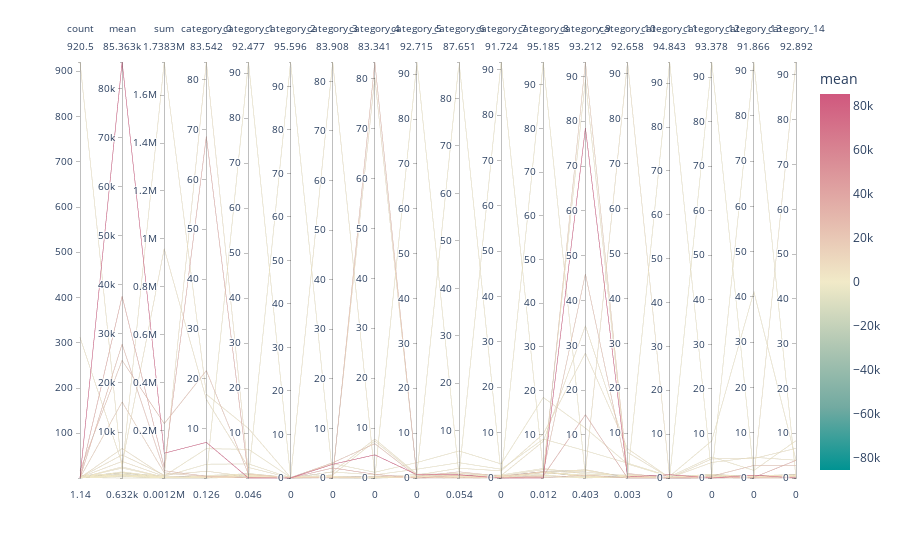

Notebook source saved alongside this figure:
### Markdown cell above
### 3.8. Cluster Insight using Parallel Coordinates plot

### Code cell
df = px.data.iris()
fig = px.parallel_coordinates(cust_behaviour, color="mean",
                              dimensions=['count', 'mean', 'sum']+[f'category_{i}' for i in range(15)],
                              color_continuous_scale=px.colors.diverging.Tealrose,
                              color_continuous_midpoint=2)
fig.show()
pio.write_image(fig, 'parallel_coordinates.png')
